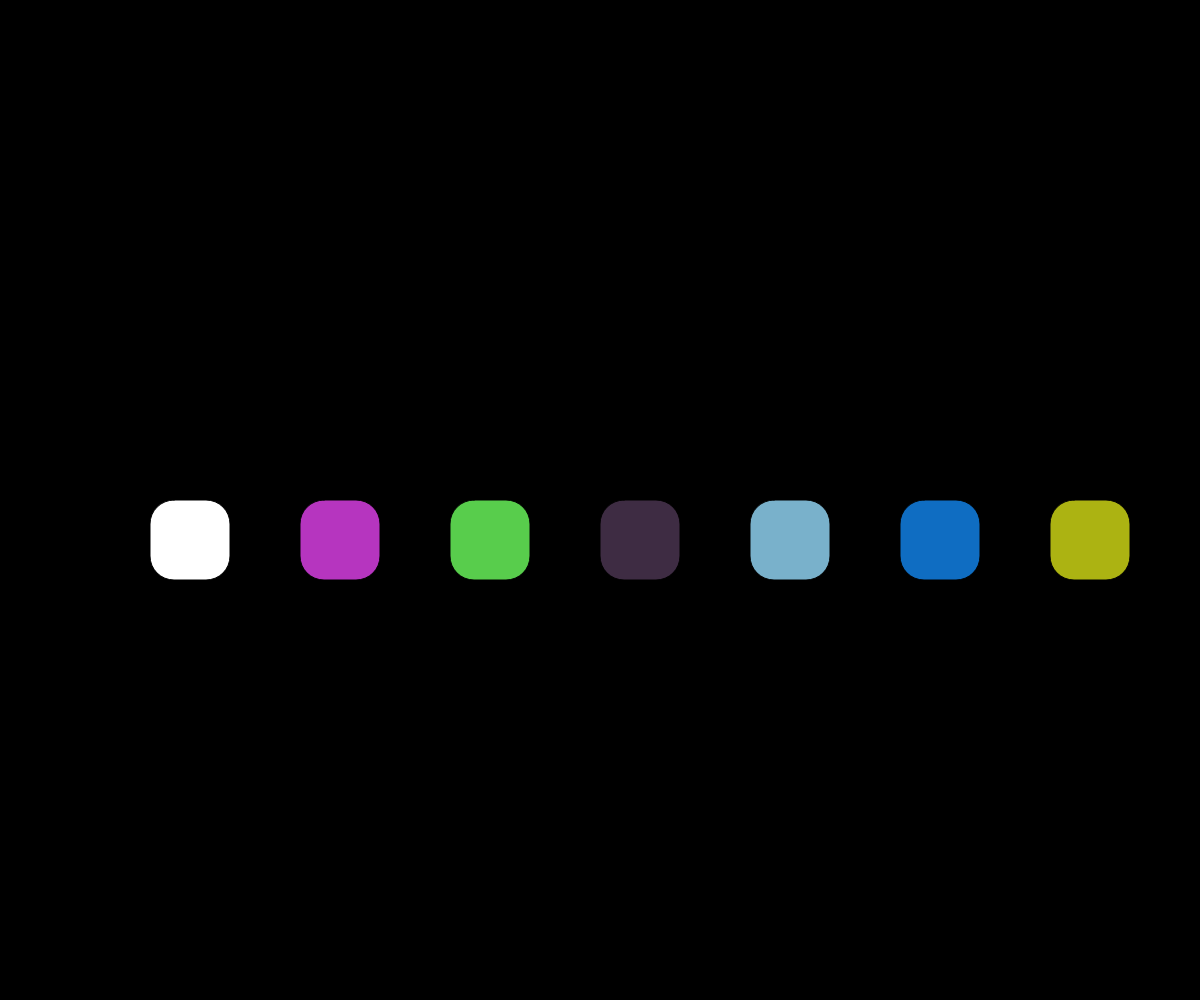
Frame 1 (no input)
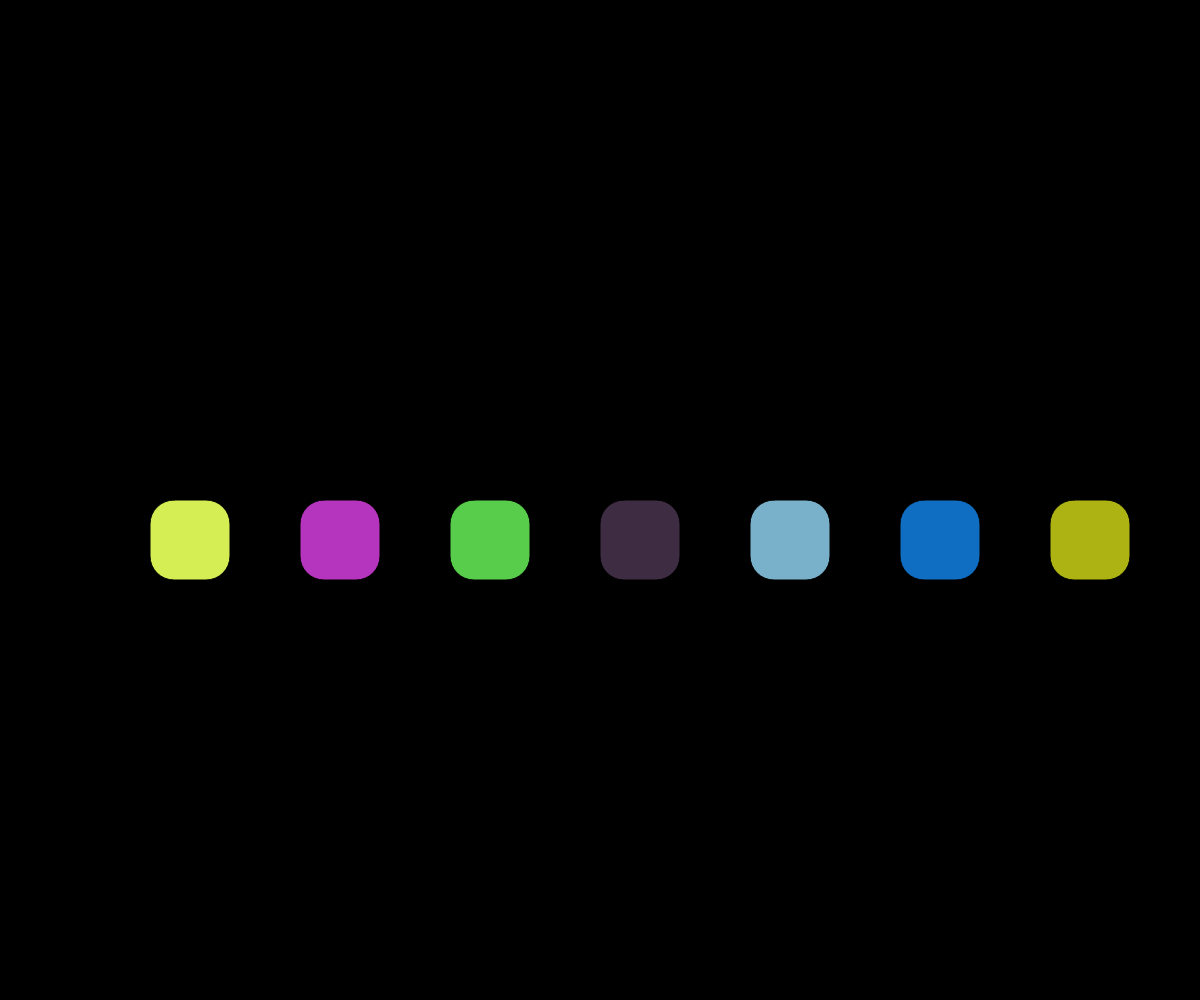
Frame 60 (no input)
Frame 120 (the mouse pressed at the canvas centre since frame 60): identical to frame 60, image omitted

The p5.js sketch that drew these frames (run headless with seeded random() and noise() and a simulated clock; from frame 60 on, the mouse is pressed at the canvas centre):

// p5.js sketch
// ── sketch.js
//örnekte mouse karenin içerisinden çıktığında obje taşınamaz hale geliyor o sorunu kareyi dragged diye değişken ile tutup farenin hızlı çekilmesi durumunda da kopukluk yaşanmasını önledim.
//kare objelerinin saklanıldığı array.
var arr = new Array();

//locs arrayi kareleri yerleştirilecek eşit aralıklı grid alanının koordinatlarını tutar.
var locs = new Array();

/*places arrayi grid alanlarının dolu mu boş mu olduğunu saklar default olarak şu şekildedir: 1 1 1 1 1 1 1
ikinci kare tutulduğunda ikinci alan boşalacağından array şu hale gelir: 1 0 1 1 1 1 1
*/
var places = new Array();

var w = window.innerWidth;
var h = window.innerHeight;  

//döngülerde kullanılan indisler.
let i=0;
let j=0;
let k=0;

//kare sayısı: örneğin 10 olarak değiştirildiğinde 3 obje otomatik eklenir, yani 10 aynı sistemde 10 tane kare üretilir. 
let n=7;

//karelerin renklerini tutmak için kullanılan değişken.
let c;

let drag=0;
let temp=0;

//karelerin pürüzsüz kayması için hız katsayısı.
let ease=0.2;

//kareyi mouse ile tuttuğum konum ve sürüklediğim konumlar.
let draggedplace;
let nearestplace;

function setup() {
  createCanvas(w, h);
  
  for(i=0;i<n;i++){
    c = color(random(0,255), random(0,255), random(0,255));
    arr.push(new Square((i+1)*(w/(n+1)), h/2, c, i+1));
    locs.push( (i+1) * (w / (n+1) ) );
    places.push(1);
  }
}

function draw() {
  w=window.innerWidth;
  h=window.innerHeight;
  resizeCanvas(w, h);
  
  background(0);
//tüm karelerin görüntüleme ve kaydırma fonksiyonlarını çağırır.
  for(i=0; i<n; i++){
    arr[i].display((i+1)*(w/(n+1)),h/2);
    arr[i].easing();
    arr[i].ty=h/2;
  }
  
//farede sol tık tıklatıldığında tüm karelerin clicking adlı local fonksiyonları çağırılır. Bu fonksiyon karenin kendi üzerine tıklanıp tıklanılmadığını anlar.
  if (mouseIsPressed) {
    if (mouseButton == LEFT) {
      if(drag==0){
        for(i=0;i<arr.length;i++){
          arr[i].clicking();
        }
      }
    }  
    
    for(i=0;i<arr.length;i++){
      if(arr[i].dragged==1){
//tıklanan karenin merkezinin koordinatlarını fare koordinatlarına eşitler.
        arr[i].x=mouseX-w/30;
        arr[i].y=mouseY-w/30;
        
//taşınan kare diğer noktalara çok yaklaşırsa ona yer açıp karenin konumunu oraya güncelleyen kısım.
        for(j=0;j<arr.length;j++){
          if(dist(mouseX, mouseY, locs[j]+w/30, h/2+w/30)<w/20){
            nearestplace=j+1;
            arr[i].place=nearestplace;
            for(k=0;k<arr.length;k++){
              arr[k].slideLeft();
            }
            for(k=arr.length-1;k>=0;k--){
              arr[k].slideRight();
            }   
            draggedplace=nearestplace;

            }     
          }         
        }
      }
    }
}

//karelerin sınıfı
class Square{
  constructor(x,y,c,place){
    this.x = x;
    this.y = y;
    this.color=c;
    this.dragged=0;
    this.tx=x;
    this.ty=y;
    this.place=place;
  }
  
  display(){
    rect(this.x,this.y,w/15,w/15,w/50);
    fill(this.color);
  }
//karenin üzerine tıklanıldıysa anlamasını sağlayan fonksiyon
  clicking(){
    let d = dist(mouseX, mouseY, this.x+w/30, this.y+w/30);
    
    if(d<w/30){
      this.dragged=1;
      drag=1;
      draggedplace=this.place;
      places[this.place-1]=0;
    } 
  }
  
// karelerin ayarlanan konuma pürüzsüz bir şekilde kaymasını sağlayan fonksiyon
  easing(){
    this.tx=(this.place)*(w/(n+1));
    let dx = this.tx - this.x;
    this.x += dx * ease;
    
    let dy = this.ty - this.y;
    this.y += dy * ease;
  }
  
  slideLeft(){
    if(this.place>draggedplace && this.place<=nearestplace && this.dragged==0 && places[this.place-2]==0){
      this.place-=1;
      places[this.place-1]=1;
      places[this.place]=0;
    }
  }
  
  slideRight(){
    if(this.place<draggedplace && this.place>=nearestplace && this.dragged==0 && places[this.place]==0){
      this.place+=1;
      places[this.place-1]=1;
      places[this.place-2]=0;
    }
  }
  
}

//pencere yeniden boyutlandırıldığında canvas alanını yeniden boturlandırır.
function windowResized() {
  resizeCanvas(w, h);
}

//fare bırakıldığında tüm karelerin taşınıldığı anlamına gelen dragged değişkeni sıfırlanır.
function mouseReleased() {
  drag=0;
  for(i=0;i<arr.length;i++){
    if(arr[i].dragged){
      places[arr[i].place-1]=1;
    }
    arr[i].dragged=0;
  }
}
